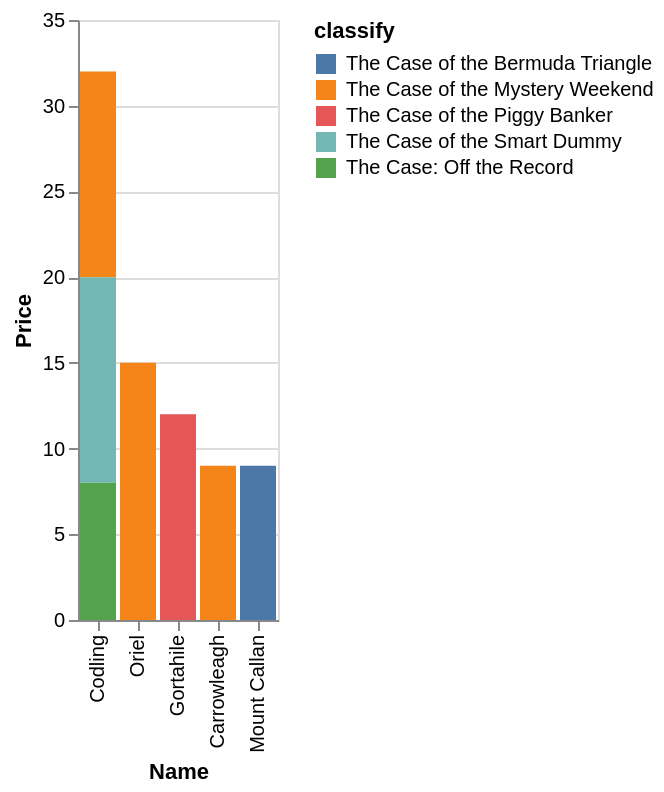

Source (Vega-Lite JSON):
### Vega-Lite specification from a JSON file in a GitHub repository (floating-point values rounded to 4 significant figures)
{"data": {"values": [{"x_data": "Carrowleagh", "y_data": 0, "classify": "The Case of the Bermuda Triangle"}, {"x_data": "Codling", "y_data": 0, "classify": "The Case of the Bermuda Triangle"}, {"x_data": "Gortahile", "y_data": 0, "classify": "The Case of the Bermuda Triangle"}, {"x_data": "Mount Callan", "y_data": 9, "classify": "The Case of the Bermuda Triangle"}, {"x_data": "Oriel", "y_data": 0, "classify": "The Case of the Bermuda Triangle"}, {"x_data": "Carrowleagh", "y_data": 9, "classify": "The Case of the Mystery Weekend"}, {"x_data": "Codling", "y_data": 12, "classify": "The Case of the Mystery Weekend"}, {"x_data": "Gortahile", "y_data": 0, "classify": "The Case of the Mystery Weekend"}, {"x_data": "Mount Callan", "y_data": 0, "classify": "The Case of the Mystery Weekend"}, {"x_data": "Oriel", "y_data": 15, "classify": "The Case of the Mystery Weekend"}, {"x_data": "Carrowleagh", "y_data": 0, "classify": "The Case of the Piggy Banker"}, {"x_data": "Codling", "y_data": 0, "classify": "The Case of the Piggy Banker"}, {"x_data": "Gortahile", "y_data": 12, "classify": "The Case of the Piggy Banker"}, {"x_data": "Mount Callan", "y_data": 0, "classify": "The Case of the Piggy Banker"}, {"x_data": "Oriel", "y_data": 0, "classify": "The Case of the Piggy Banker"}, {"x_data": "Carrowleagh", "y_data": 0, "classify": "The Case of the Smart Dummy"}, {"x_data": "Codling", "y_data": 12, "classify": "The Case of the Smart Dummy"}, {"x_data": "Gortahile", "y_data": 0, "classify": "The Case of the Smart Dummy"}, {"x_data": "Mount Callan", "y_data": 0, "classify": "The Case of the Smart Dummy"}, {"x_data": "Oriel", "y_data": 0, "classify": "The Case of the Smart Dummy"}, {"x_data": "Carrowleagh", "y_data": 0, "classify": "The Case: Off the Record"}, {"x_data": "Codling", "y_data": 8, "classify": "The Case: Off the Record"}, {"x_data": "Gortahile", "y_data": 0, "classify": "The Case: Off the Record"}, {"x_data": "Mount Callan", "y_data": 0, "classify": "The Case: Off the Record"}, {"x_data": "Oriel", "y_data": 0, "classify": "The Case: Off the Record"}]}, "mark": "bar", "encoding": {"x": {"field": "x_data", "type": "nominal", "title": "Name", "sort": {"op": "sum", "field": "y_data", "order": "descending"}}, "y": {"field": "y_data", "type": "quantitative", "title": "Price"}, "color": {"field": "classify"}}}
